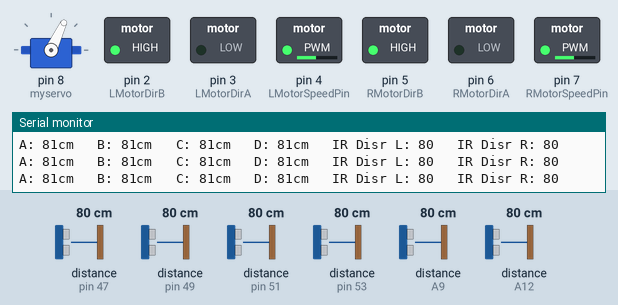
Recording of a sketch running on a simulated Arduino Mega 2560, built with avr-gcc and run on an emulated ATmega2560. Shown: servo, switched loads named in the sketch (green lamp = pin HIGH), the last lines printed to the serial monitor. The test bench sets the inputs (shaded band); at power-on: distance to the obstacle (sensors on pin 53, pin 47, pin 49, pin 51, A9, A12) 80 cm. The echo pulse lasts 58.3 µs per cm.

Above: at 1.2 s.
1.3 s: distance to the obstacle (sensor on pin 53) set to 49 cm
2.8 s: distance to the obstacle (sensor on pin 53) set to 39 cm
At 3.29 s:
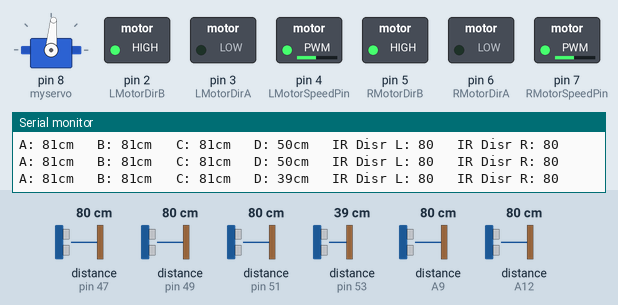
5.8 s: distance to the obstacle (sensor on pin 47) set to 9 cm
At 6.78 s:
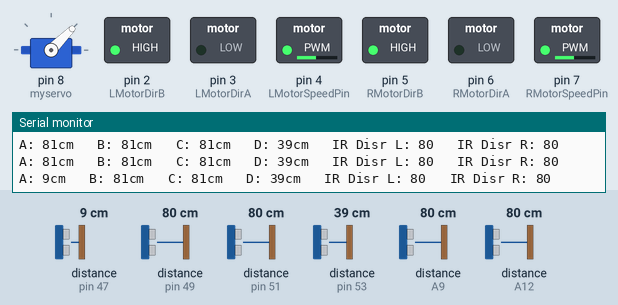
8.8 s: distance to the obstacle (sensor on pin 49) set to 2 cm
11.8 s: distance to the obstacle (sensor on pin 51) set to 68 cm
14.8 s: distance to the obstacle (sensor on pin 51) set to 60 cm
At 17.41 s:
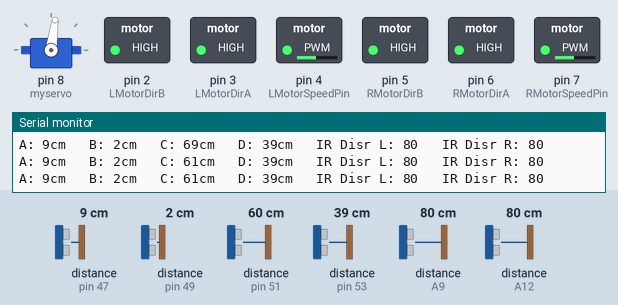
At 17.91 s:
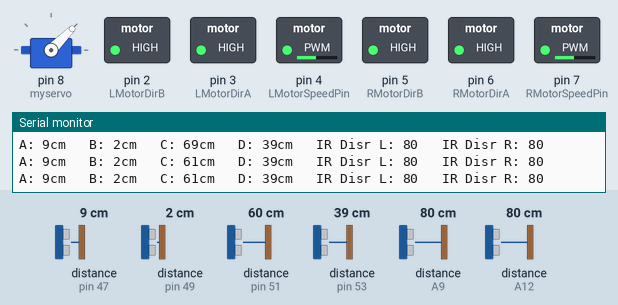
Timing chart, 0 to 18.8 s (numbered marks = the images above; inputs shaded):
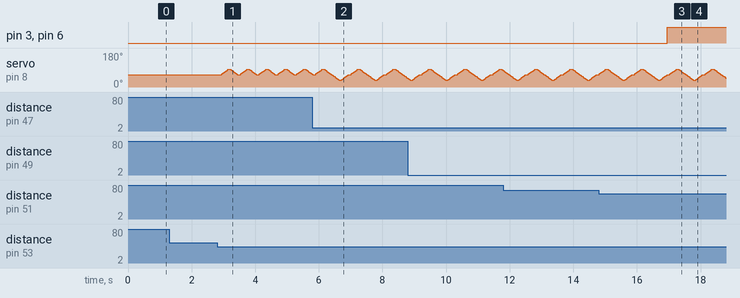

Measured:
- the behaviour switches between 45 and 44 cm on distance to the obstacle (sensor on pin 53) (found by bisection; images 0 and 1)
- the behaviour switches between 64 and 63 cm on distance to the obstacle (sensor on pin 51) (found by bisection; images 2 and 3)
- after the input at 14.8 s, pin 3 (LMotorDirA), pin 6 (RMotorDirA): LOW → HIGH after 2.2 s

The sketch:

autodrive25_02_2017.ino
```cpp
// ---------------------------------------------------------------------------
// Autodrive Version 2.4
// ---------------------------------------------------------------------------

#include <NewPing.h>
#include <Servo.h>
#include <SharpIR.h>

#define TRIGGER_PIN1  46  // Arduino pin tied to trigger pin on the ultrasonic sensor.
#define ECHO_PIN1     47  // Arduino pin tied to echo pin on the ultrasonic sensor.
#define TRIGGER_PIN2  48  // Arduino pin tied to trigger pin on the ultrasonic sensor.
#define ECHO_PIN2     49  // Arduino pin tied to echo pin on the ultrasonic sensor.
#define TRIGGER_PIN3  50  // Arduino pin tied to trigger pin on the ultrasonic sensor.
#define ECHO_PIN3     51  // Arduino pin tied to echo pin on the ultrasonic sensor.
#define TRIGGER_PIN4  52  // Arduino pin tied to trigger pin on the ultrasonic sensor.
#define ECHO_PIN4     53  // Arduino pin tied to echo pin on the ultrasonic sensor.
#define MAX_DISTANCE 90 // Maximum distance we want to ping for (in centimeters). Maximum sensor distance is rated at 400-500cm.
#define RMotorSpeedPin 7
#define LMotorSpeedPin 4
#define RMotorDirA 6  //A is 1,4 and B is 2,3
#define RMotorDirB 5
#define LMotorDirA 3
#define LMotorDirB 2
#define ServoPin 8
#define irL A9                //Left
#define irR A12               //Right
#define model 20150


Servo myservo;

NewPing sonar1(TRIGGER_PIN1, ECHO_PIN1, MAX_DISTANCE); // NewPing setup of pins and maximum distance.
NewPing sonar2(TRIGGER_PIN2, ECHO_PIN2, MAX_DISTANCE); // NewPing setup of pins and maximum distance.
NewPing sonar3(TRIGGER_PIN3, ECHO_PIN3, MAX_DISTANCE); // NewPing setup of pins and maximum distance.
NewPing sonar4(TRIGGER_PIN4, ECHO_PIN4, MAX_DISTANCE); // NewPing setup of pins and maximum distance.

SharpIR SharpIR_L(irL, model);
SharpIR SharpIR_R(irR, model);

unsigned long RightSensor,FRSensor,FLSensor,LeftSensor;
int pos = 30;

void setup() {
  Serial.begin(9600); // Open serial monitor at 115200 baud to see ping results.

  myservo.attach(8);  // attaches the servo on pin 9 to the servo object
   myservo.write(65);

  analogWrite(RMotorSpeedPin,120);
  analogWrite(LMotorSpeedPin,120);
   ForwardDirectionSet();

  pinMode(RMotorDirA, OUTPUT);
  pinMode(RMotorDirB, OUTPUT);
  pinMode(LMotorDirA, OUTPUT);
  pinMode(LMotorDirB, OUTPUT);
  pinMode(LMotorSpeedPin, OUTPUT);
  pinMode(RMotorSpeedPin, OUTPUT);
}

void loop() {
                     // Wait 50ms between pings (about 20 pings/sec). 29ms should be the shortest delay between pings.
  Serial.print("A: ");
  LeftSensor=sonar1.convert_cm(sonar1.ping_median(1));
  Serial.print(LeftSensor); // Send ping, get distance in cm and print result (0 = outside set distance range)
  Serial.print("cm   ");

  Serial.print("B: ");
  FLSensor=sonar2.convert_cm(sonar2.ping_median(1));
  Serial.print(FLSensor); // Send ping, get distance in cm and print result (0 = outside set distance range)
  Serial.print("cm   ");

  Serial.print("C: ");
  FRSensor=sonar3.convert_cm(sonar3.ping_median(1));
  Serial.print(FRSensor); // Send ping, get distance in cm and print result (0 = outside set distance range)
  Serial.print("cm   ");

  Serial.print("D: ");
  RightSensor=sonar4.convert_cm(sonar4.ping_median(1));
  Serial.print(RightSensor); // Send ping, get distance in cm and print result (0 = outside set distance range)
  Serial.print("cm   ");

  unsigned int disL=SharpIR_L.distance();  // this returns the distance to the object you're measuring
  unsigned int disR=SharpIR_R.distance();  // this returns the distance to the object you're measuring

  if (disL>120){
    disL=120;
  }
  else if(disL>=0 && disL<17){
    disL=0;
  }
  if (disR>120){
    disR=120;
  }
  else if(disR>=0 && disR<17){
    disR=0;
  }

  Serial.print("IR Disr L: ");  // returns it to the serial monitor
  Serial.print(disL);
  Serial.print("   IR Disr R: ");  // returns it to the serial monitor
  Serial.println(disR);

if (RightSensor<=45 && RightSensor>2){
  SteerLeftS();
 }
if (LeftSensor<=45 && LeftSensor>2){
  SteerRightS();
 }
if ((FLSensor<65 && FLSensor!=0) && (FRSensor<65 && FRSensor!=0)){
  //SteerRight();
  StopSet();
  //BackwardDirectionSet();
  //SteerLeft();
  //delay(300);
  //ForwardDirectionSet();
 }
 /*if (FRSensor<65 && FRSensor!=0){
  SteerLeft();
  //StopSet();
  //BackwardDirectionSet();
  //SteerRight();
  //delay(500);
  //ForwardDirectionSet();
 }*/
 /*
 if (FRSensor<40 && FLSensor<40 && FLSensor!=0 && FRSensor!=0){
  StopSet();
  BackwardDirectionSet();
  SteerRight();
  delay(400);
  ForwardDirectionSet();
 }
 */

if (disL<51){
  SteerRight();
}
if (disR<51){
  SteerLeft();
}
}

void ForwardDirectionSet(){//A is 1,4 and B is 2,3
digitalWrite(RMotorDirA,LOW);
digitalWrite(RMotorDirB,HIGH);
digitalWrite(LMotorDirA,LOW);
digitalWrite(LMotorDirB,HIGH);
}

void BackwardDirectionSet(){//A is 1,4 and B is 2,3
digitalWrite(RMotorDirA,HIGH);
digitalWrite(RMotorDirB,LOW);
digitalWrite(LMotorDirA,HIGH);
digitalWrite(LMotorDirB,LOW);
}

void StopSet(){//A is 1,4 and B is 2,3
digitalWrite(RMotorDirA,HIGH);
digitalWrite(RMotorDirB,HIGH);
digitalWrite(LMotorDirA,HIGH);
digitalWrite(LMotorDirB,HIGH);
}

void SteerRight(){//A is 1,4 and B is 2,3
for(pos = 65; pos >= 35; pos-=1) // goes from 0 degrees to 180 degrees
  {                                  // in steps of 1 degree
    myservo.write(pos);              // tell servo to go to position in variable 'pos'
    delay(10);                       // waits 15ms for the servo to reach the position
  }
  delay(120);
  for(pos = 35; pos<=65; pos+=1)     // goes from 180 degrees to 0 degrees
  {
    myservo.write(pos);              // tell servo to go to position in variable 'pos'
    delay(10);
  }
}

void SteerLeft(){//A is 1,4 and B is 2,3
 for(pos = 65; pos <= 95; pos += 1) // goes from 0 degrees to 180 degrees
  {                                  // in steps of 1 degree
    myservo.write(pos);              // tell servo to go to position in variable 'pos'
    delay(10);                       // waits 15ms for the servo to reach the position
  }
  delay(120);
  for(pos = 95; pos>=65; pos-=1)     // goes from 180 degrees to 0 degrees
  {
    myservo.write(pos);              // tell servo to go to position in variable 'pos'
    delay(10);
  }
}

void SteerRightS(){//A is 1,4 and B is 2,3
for(pos = 65; pos >= 35; pos-=1) // goes from 0 degrees to 180 degrees
  {                                  // in steps of 1 degree
    myservo.write(pos);              // tell servo to go to position in variable 'pos'
    delay(8);                       // waits 15ms for the servo to reach the position
  }
  delay(30);
  for(pos = 35; pos<=65; pos+=1)     // goes from 180 degrees to 0 degrees
  {
    myservo.write(pos);              // tell servo to go to position in variable 'pos'
    delay(8);
  }
}

void SteerLeftS(){//A is 1,4 and B is 2,3
 for(pos = 65; pos <= 95; pos += 1) // goes from 0 degrees to 180 degrees
  {                                  // in steps of 1 degree
    myservo.write(pos);              // tell servo to go to position in variable 'pos'
    delay(8);                       // waits 15ms for the servo to reach the position
  }
  delay(30);
  for(pos = 95; pos>=65; pos-=1)     // goes from 180 degrees to 0 degrees
  {
    myservo.write(pos);              // tell servo to go to position in variable 'pos'
    delay(8);
  }
}
```
